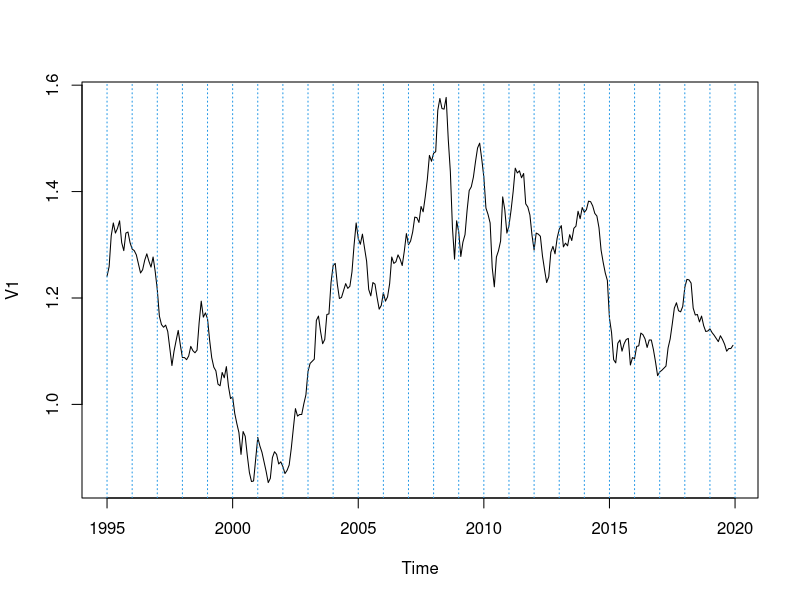
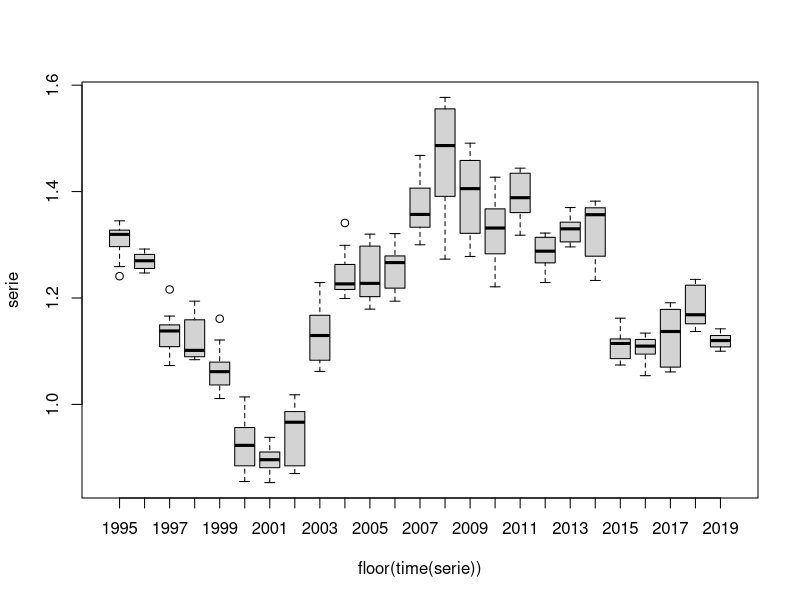
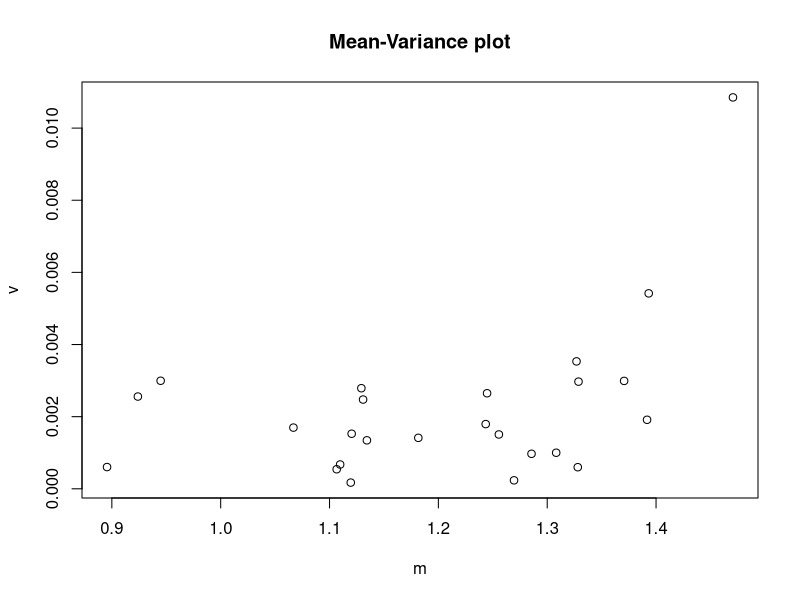
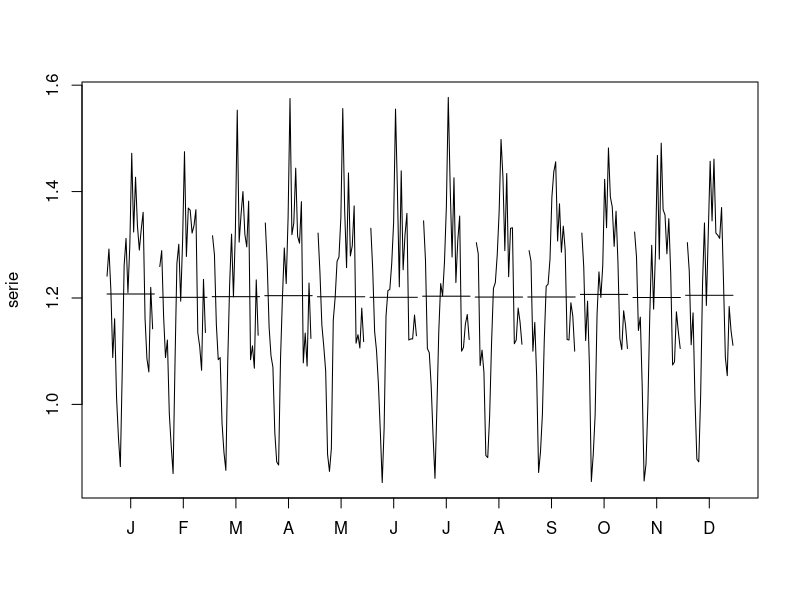
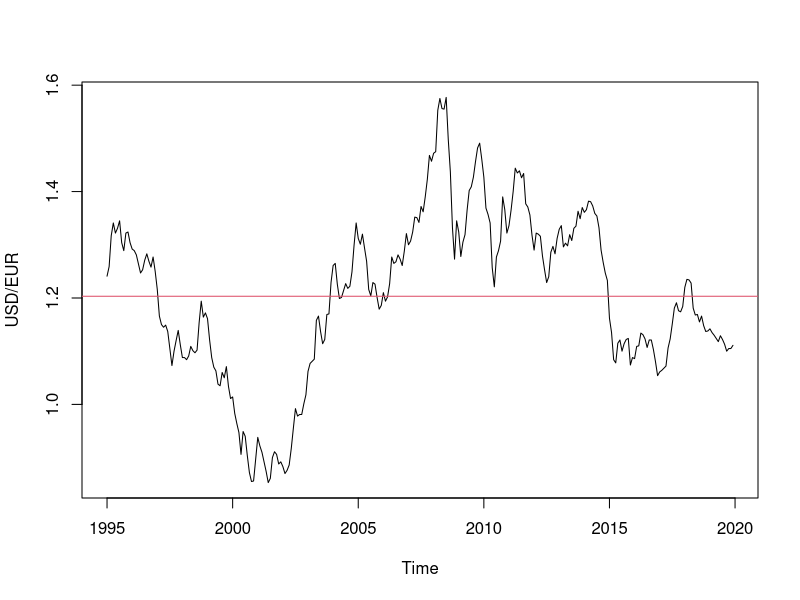
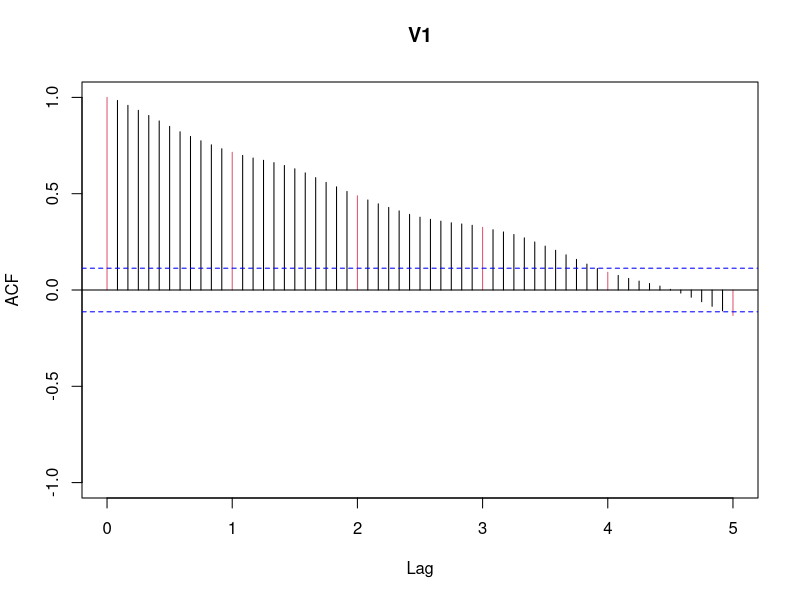
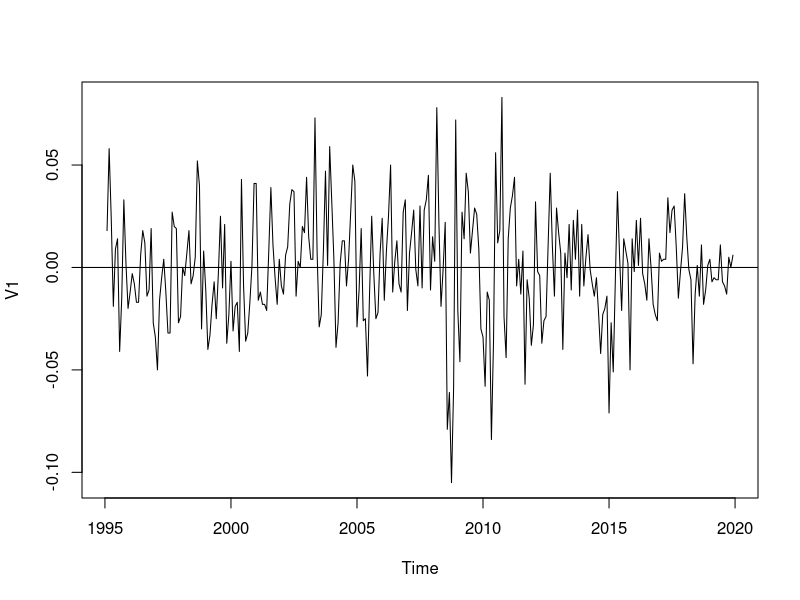
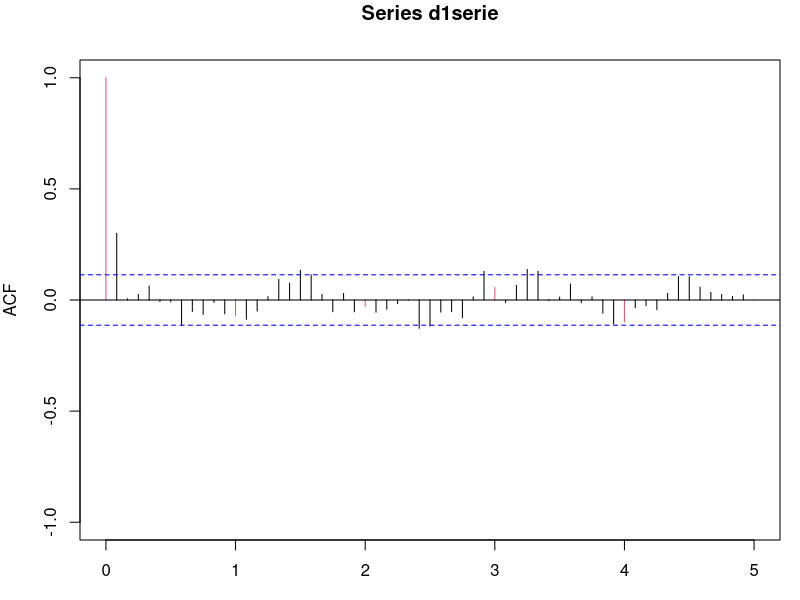

The R script that drew these images, in order:
## ---- chunk 1
serie=ts((read.table("eurodol.dat")),start=1995,freq=12)
print(round(serie,3))
## ---- chunk 2
plot(serie)
abline(v=1995:2020,col=4,lty=3)


## ---- chunk 3
boxplot(serie~floor(time(serie)))
#Mean-variance plot
m=apply(matrix(serie,ncol=25),2,mean)
v=apply(matrix(serie,ncol=25),2,var)
plot(v~m,main="Mean-Variance plot")
## ---- chunk 4
monthplot(serie)
## ---- chunk 5
plot(serie, ylab = "USD/EUR")
abline(h=mean(serie),col=2)
## ---- chunk 6
acf(serie,ylim=c(-1,1),lag.max=60,col=c(2,rep(1,11)))
## ---- chunk 7
d1serie=diff(serie)
plot(d1serie)
abline(h=0)
## ---- chunk 8
var(serie,na.rm=T)
var(d1serie,na.rm=T)
var(diff(d1serie),na.rm=T)
## ---- chunk 9
par(mar = c(3,4,3,1))
acf(d1serie,ylim=c(-1,1),lag.max=60,col=c(2,rep(1,11)),na.action=na.pass, main="Series d1serie")
## ---- chunk 10
par(mfrow=c(1,2), mar = c(3,4,3,1))
acf(d1serie,ylim=c(-1,1),lag.max=60,col=c(2,rep(1,11)),na.action=na.pass, main="Series d1serie")
pacf(d1serie,ylim=c(-1,1),lag.max=60,col=c(rep(1,11),2),na.action=na.pass)
## ---- chunk 11
plot(serie)
abline(v=1995:2020,col=4,lty=3)
abline(h=1)
abline(h=mean(serie), col=2)
## ---- chunk 12
par(mfrow=c(1,2))
acf(serie,ylim=c(-1,1),lag.max=60,col=c(2,rep(1,11)))
pacf(serie,ylim=c(-1,1),lag.max=60,col=c(rep(1,11),2))
par(mfrow=c(1,1))
## ---- chunk 13
#################Validation#################################
validation=function(model,dades){
  s=frequency(get(model$series))
  resid=model$residuals
  par(mfrow=c(2,2),mar=c(3,3,3,3))
  #Residuals plot
  plot(resid,main="Residuals")
  abline(h=0)
  abline(h=c(-3*sd(resid),3*sd(resid)),lty=3,col=4)
  #Square Root of absolute values of residuals (Homocedasticity)
  scatter.smooth(sqrt(abs(resid)),main="Square Root of Absolute residuals",
                 lpars=list(col=2))
  
  #Normal plot of residuals
  qqnorm(resid)
  qqline(resid,col=2,lwd=2)
  
  ##Histogram of residuals with normal curve
  hist(resid,breaks=20,freq=F)
  curve(dnorm(x,mean=mean(resid),sd=sd(resid)),col=2,add=T)
  
  
  #ACF & PACF of residuals
  par(mfrow=c(1,2))
  acf(resid,ylim=c(-1,1),lag.max=60,col=c(2,rep(1,s-1)),lwd=1)
  pacf(resid,ylim=c(-1,1),lag.max=60,col=c(rep(1,s-1),2),lwd=1)
  par(mfrow=c(1,1))
  
  #ACF & PACF of square residuals 
  par(mfrow=c(1,2))
  acf(resid^2,ylim=c(-1,1),lag.max=60,col=c(2,rep(1,s-1)),lwd=1)
  pacf(resid^2,ylim=c(-1,1),lag.max=60,col=c(rep(1,s-1),2),lwd=1)
  par(mfrow=c(1,1))
  
  #Ljung-Box p-values
  par(mar=c(2,2,1,1))
  tsdiag(model,gof.lag=7*s)
  cat("\n--------------------------------------------------------------------\n")
  print(model)
  
  #Stationary and Invertible
  cat("\nModul of AR Characteristic polynomial Roots: ", 
      Mod(polyroot(c(1,-model$model$phi))),"\n")
  cat("\nModul of MA Characteristic polynomial Roots: ",
      Mod(polyroot(c(1,model$model$theta))),"\n")
  
  #Model expressed as an MA infinity (psi-weights)
  psis=ARMAtoMA(ar=model$model$phi,ma=model$model$theta,lag.max=36)
  names(psis)=paste("psi",1:36)
  cat("\nPsi-weights (MA(inf))\n")
  cat("\n--------------------\n")
  print(psis[1:20])
  plot(psis[1:20], pch=16, main ="Psis-weights")
  axis(1, 1:20)
  
  #Model expressed as an AR infinity (pi-weights)
  pis=-ARMAtoMA(ar=-model$model$theta,ma=-model$model$phi,lag.max=36)
  names(pis)=paste("pi",1:36)
  cat("\nPi-weights (AR(inf))\n")
  cat("\n--------------------\n")
  print(pis[1:20])
  plot(pis[1:20], pch=16, main ="Pi-weights")
  axis(1, 1:20)
  
  ##Shapiro-Wilks Normality test
  print(shapiro.test(resid(mod)))
  
  #Sample ACF vs. Teoric ACF
  par(mfrow=c(2,2),mar=c(3,3,3,3))
  acf(dades, ylim=c(-1,1) ,lag.max=36,main="Sample ACF")
  
  plot(ARMAacf(model$model$phi,model$model$theta,lag.max=36),ylim=c(-1,1), 
       type="h",xlab="Lag",  ylab="", main="ACF Teoric")
  abline(h=0)
  
  #Sample PACF vs. Teoric PACF
  pacf(dades, ylim=c(-1,1) ,lag.max=36,main="Sample PACF")
  
  plot(ARMAacf(model$model$phi,model$model$theta,lag.max=36, pacf=T),ylim=c(-1,1),
       type="h", xlab="Lag", ylab="", main="PACF Teoric")
  abline(h=0)
  par(mfrow=c(1,1))
}
################# Fi Validacio #################################
## ---- chunk 14
(mod=arima(d1serie,order=c(1,0,0))) #Stationary AR(1)
(mod=arima(serie,order=c(1,1,0)))   #Non-stationary ARIMA(1,1,0) model for serie
## ---- chunk 15
dades=d1serie
model=mod
validation(model,dades)
## ---- chunk 16
(mod=arima(d1serie,order=c(0,0,1))) #Stationary MA(1) model for d1serie
(mod=arima(serie,order=c(0,1,1))) #Non-stationary ARIMA(0,1,1) model for serie
## ---- chunk 17
dades=d1serie
model=mod
validation(model,dades)
## ---- chunk 18
#Stationary AR(2) model for serie; intercept <> 0
(mod=arima(serie,order=c(2,0,0)))
## ---- chunk 19
dades=serie
model=mod
validation(model,dades)
